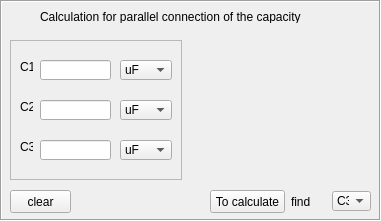
     <widget class="QFrame" name="frame_8">
      <property name="geometry">
       <rect>
        <x>410</x>
        <y>320</y>
        <width>381</width>
        <height>221</height>
       </rect>
      </property>
      <property name="frameShape">
       <enum>QFrame::Box</enum>
      </property>
      <property name="frameShadow">
       <enum>QFrame::Sunken</enum>
      </property>
      <widget class="QLabel" name="label_26">
       <property name="geometry">
        <rect>
         <x>190</x>
         <y>40</y>
         <width>191</width>
         <height>131</height>
        </rect>
       </property>
       <property name="text">
        <string/>
       </property>
       <property name="pixmap">
        <pixmap>res/condensators_pr.bmp</pixmap>
       </property>
      </widget>
      <widget class="QLabel" name="label_27">
       <property name="geometry">
        <rect>
         <x>40</x>
         <y>10</y>
         <width>277</width>
         <height>13</height>
        </rect>
       </property>
       <property name="text">
        <string>Calculation for parallel connection of the capacity</string>
       </property>
      </widget>
      <widget class="QComboBox" name="find_cppr">
       <property name="geometry">
        <rect>
         <x>332</x>
         <y>191</y>
         <width>39</width>
         <height>20</height>
        </rect>
       </property>
       <property name="currentIndex">
        <number>2</number>
       </property>
       <item>
        <property name="text">
         <string>C1</string>
        </property>
       </item>
       <item>
        <property name="text">
         <string>C2</string>
        </property>
       </item>
       <item>
        <property name="text">
         <string>C3</string>
        </property>
       </item>
      </widget>
      <widget class="QLabel" name="label_31">
       <property name="geometry">
        <rect>
         <x>291</x>
         <y>181</y>
         <width>35</width>
         <height>41</height>
        </rect>
       </property>
       <property name="text">
        <string>find</string>
       </property>
      </widget>
      <widget class="QPushButton" name="bfind_cppr">
       <property name="geometry">
        <rect>
         <x>210</x>
         <y>190</y>
         <width>75</width>
         <height>23</height>
        </rect>
       </property>
       <property name="text">
        <string>To calculate</string>
       </property>
      </widget>
      <widget class="QFrame" name="frame_9">
       <property name="geometry">
        <rect>
         <x>10</x>
         <y>40</y>
         <width>172</width>
         <height>140</height>
        </rect>
       </property>
       <property name="frameShape">
        <enum>QFrame::StyledPanel</enum>
       </property>
       <property name="frameShadow">
        <enum>QFrame::Raised</enum>
       </property>
       <widget class="QLabel" name="label_28">
        <property name="geometry">
         <rect>
          <x>10</x>
          <y>20</y>
          <width>13</width>
          <height>13</height>
         </rect>
        </property>
        <property name="text">
         <string>C1</string>
        </property>
       </widget>
       <widget class="QLabel" name="label_29">
        <property name="geometry">
         <rect>
          <x>10</x>
          <y>100</y>
          <width>13</width>
          <height>13</height>
         </rect>
        </property>
        <property name="text">
         <string>C3</string>
        </property>
       </widget>
       <widget class="QLineEdit" name="line_cppr1">
        <property name="geometry">
         <rect>
          <x>30</x>
          <y>20</y>
          <width>71</width>
          <height>20</height>
         </rect>
        </property>
       </widget>
       <widget class="QComboBox" name="val_cppr1">
        <property name="geometry">
         <rect>
          <x>110</x>
          <y>20</y>
          <width>52</width>
          <height>20</height>
         </rect>
        </property>
        <property name="currentIndex">
         <number>2</number>
        </property>
        <item>
         <property name="text">
          <string>F</string>
         </property>
        </item>
        <item>
         <property name="text">
          <string>mF</string>
         </property>
        </item>
        <item>
         <property name="text">
          <string>uF</string>
         </property>
        </item>
        <item>
         <property name="text">
          <string>nF</string>
         </property>
        </item>
        <item>
         <property name="text">
          <string>pF</string>
         </property>
        </item>
       </widget>
       <widget class="QLineEdit" name="line_cppr2">
        <property name="geometry">
         <rect>
          <x>30</x>
          <y>60</y>
          <width>71</width>
          <height>20</height>
         </rect>
        </property>
       </widget>
       <widget class="QLabel" name="label_30">
        <property name="geometry">
         <rect>
          <x>10</x>
          <y>60</y>
          <width>13</width>
          <height>13</height>
         </rect>
        </property>
        <property name="text">
         <string>C2</string>
        </property>
       </widget>
       <widget class="QLineEdit" name="line_cppr3">
        <property name="geometry">
         <rect>
          <x>30</x>
          <y>100</y>
          <width>71</width>
          <height>20</height>
         </rect>
        </property>
       </widget>
       <widget class="QComboBox" name="val_cppr2">
        <property name="geometry">
         <rect>
          <x>110</x>
          <y>60</y>
          <width>52</width>
          <height>20</height>
         </rect>
        </property>
        <property name="currentIndex">
         <number>2</number>
        </property>
        <item>
         <property name="text">
          <string>F</string>
         </property>
        </item>
        <item>
         <property name="text">
          <string>mF</string>
         </property>
        </item>
        <item>
         <property name="text">
          <string>uF</string>
         </property>
        </item>
        <item>
         <property name="text">
          <string>nF</string>
         </property>
        </item>
        <item>
         <property name="text">
          <string>pF</string>
         </property>
        </item>
       </widget>
       <widget class="QComboBox" name="val_cppr3">
        <property name="geometry">
         <rect>
          <x>110</x>
          <y>100</y>
          <width>52</width>
          <height>20</height>
         </rect>
        </property>
        <property name="currentIndex">
         <number>2</number>
        </property>
        <item>
         <property name="text">
          <string>F</string>
         </property>
        </item>
        <item>
         <property name="text">
          <string>mF</string>
         </property>
        </item>
        <item>
         <property name="text">
          <string>uF</string>
         </property>
        </item>
        <item>
         <property name="text">
          <string>nF</string>
         </property>
        </item>
        <item>
         <property name="text">
          <string>pF</string>
         </property>
        </item>
       </widget>
      </widget>
      <widget class="QPushButton" name="c1_5">
       <property name="geometry">
        <rect>
         <x>10</x>
         <y>190</y>
         <width>61</width>
         <height>23</height>
        </rect>
       </property>
       <property name="text">
        <string>clear</string>
       </property>
      </widget>
     </widget>
